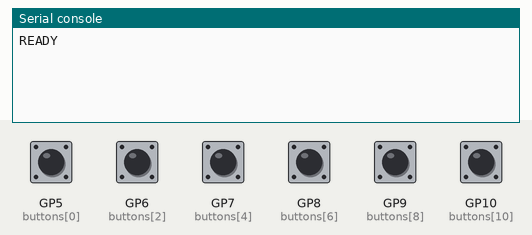
Bench run of a program on a simulated Raspberry Pi Pico running CircuitPython. On the bench: the last lines printed to the serial console. Inputs (shaded band) come from the test bench; at power-on: GP5 (buttons[0]), GP6 (buttons[2]), GP7 (buttons[4]), GP8 (buttons[6]), GP9 (buttons[8]), GP10 (buttons[10]) LOW.

Above: at 1.2 s.
1.3 s: GP5 (buttons[0]) pulled HIGH for 0.15 s
At 2.3 s:
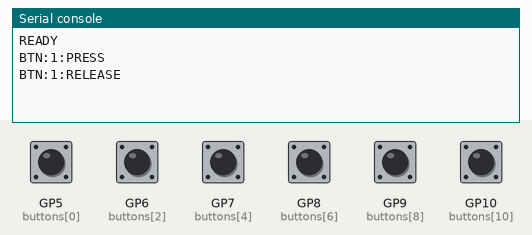
2.9 s: GP6 (buttons[2]) pulled HIGH for 1 s
At 4.7 s:
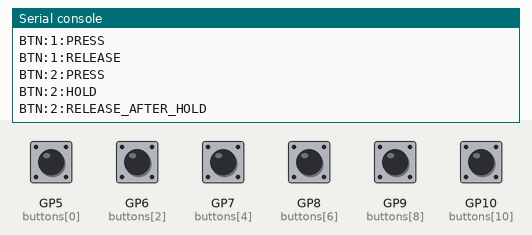
5.4 s: GP7 (buttons[4]) pulled HIGH for 0.15 s
At 5.53 s:
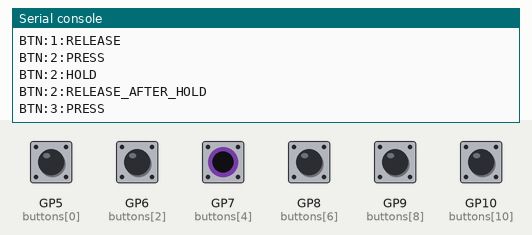
7.0 s: GP8 (buttons[6]) pulled HIGH for 0.15 s
At 7.7 s:
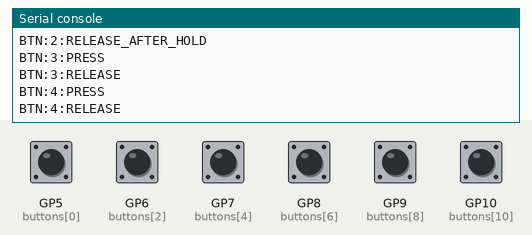
8.6 s: GP9 (buttons[8]) pulled HIGH for 0.15 s
At 9.9 s:
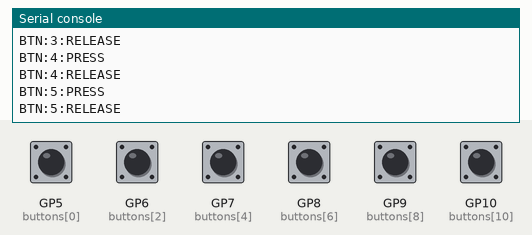
10.2 s: GP10 (buttons[10]) pulled HIGH for 0.15 s
At 11.3 s:
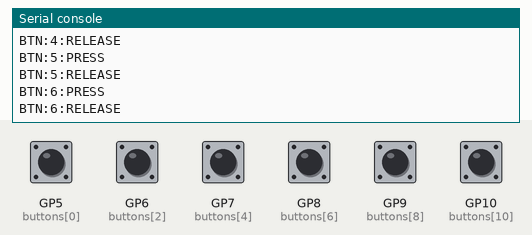

The program:

code.py
```python
"""
ButtonBox firmware — CircuitPython
Protocolo: BTN:<id>:<EVENT>\n   (EVENT = PRESS | HOLD | RELEASE | RELEASE_AFTER_HOLD)
Los botones están en GP5-GP10 con pull-down (activo HIGH al presionar).
"""
import time
import board
import digitalio

BUTTON_PINS = [
    (board.GP5,  1),
    (board.GP6,  2),
    (board.GP7,  3),
    (board.GP8,  4),
    (board.GP9,  5),
    (board.GP10, 6),
]

DEBOUNCE_MS       = 20
HOLD_THRESHOLD_MS = 800
POLL_INTERVAL_S   = 0.005


class Button:
    def __init__(self, pin, button_id: int):
        self.id = button_id
        self.io = digitalio.DigitalInOut(pin)
        self.io.direction = digitalio.Direction.INPUT
        self.io.pull = digitalio.Pull.DOWN

        self._state       = False
        self._last_change = 0.0
        self._pressed_at  = 0.0
        self._hold_sent   = False

    def update(self, now_ms: float) -> list:
        raw    = self.io.value
        events = []

        if raw != self._state:
            if (now_ms - self._last_change) >= DEBOUNCE_MS:
                self._last_change = now_ms
                self._state = raw
                if raw:
                    self._pressed_at = now_ms
                    self._hold_sent  = False
                    events.append("PRESS")
                else:
                    events.append("RELEASE_AFTER_HOLD" if self._hold_sent else "RELEASE")

        if self._state and not self._hold_sent:
            if (now_ms - self._pressed_at) >= HOLD_THRESHOLD_MS:
                self._hold_sent = True
                events.append("HOLD")

        return events


buttons = [Button(pin, bid) for pin, bid in BUTTON_PINS]

print("READY")

while True:
    now = time.monotonic() * 1000
    for btn in buttons:
        for ev in btn.update(now):
            print(f"BTN:{btn.id}:{ev}")
    time.sleep(POLL_INTERVAL_S)
```

Measured:
- after the input at 1.3 s, the serial console: prints a new line at once (image 1)
- after the input at 2.9 s, the serial console: prints a new line at once (image 2)
- after the input at 5.4 s, the serial console: prints a new line at once (image 3)
- after the input at 7.0 s, the serial console: prints a new line at once (image 4)
- after the input at 8.6 s, the serial console: prints a new line at once (image 5)
- after the input at 10.2 s, the serial console: prints a new line at once (image 6)
